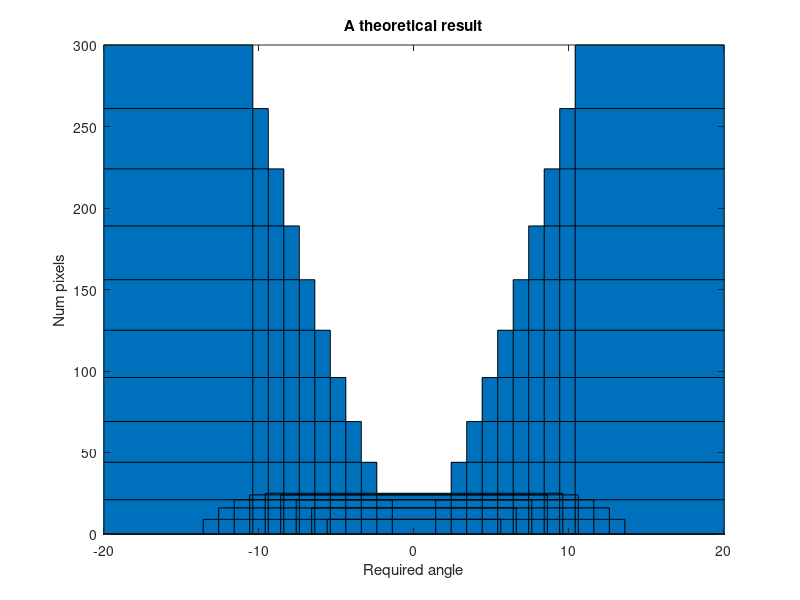

The MATLAB source for this figure: (Note: this script raises an error after producing the figure.)
close all
figure
% sigmoid = @(t) (1 + exp(-t + 10)).^(-1)./2 + 0.25;
x = linspace(-20,20,41);
y = x.^2 - 10^2;
xx = linspace(-5,5,11);
yy = -xx.^2 + 5^2;
bar([x(y>0) xx(yy>0)],[y(y>0) yy(yy>0)]);
% ylim([0 1]);
xlim([-20 20])
xlabel 'Required angle'
ylabel 'Num pixels'
title 'A theoretical result'
export_fig '../outputs/theoretical.png'
